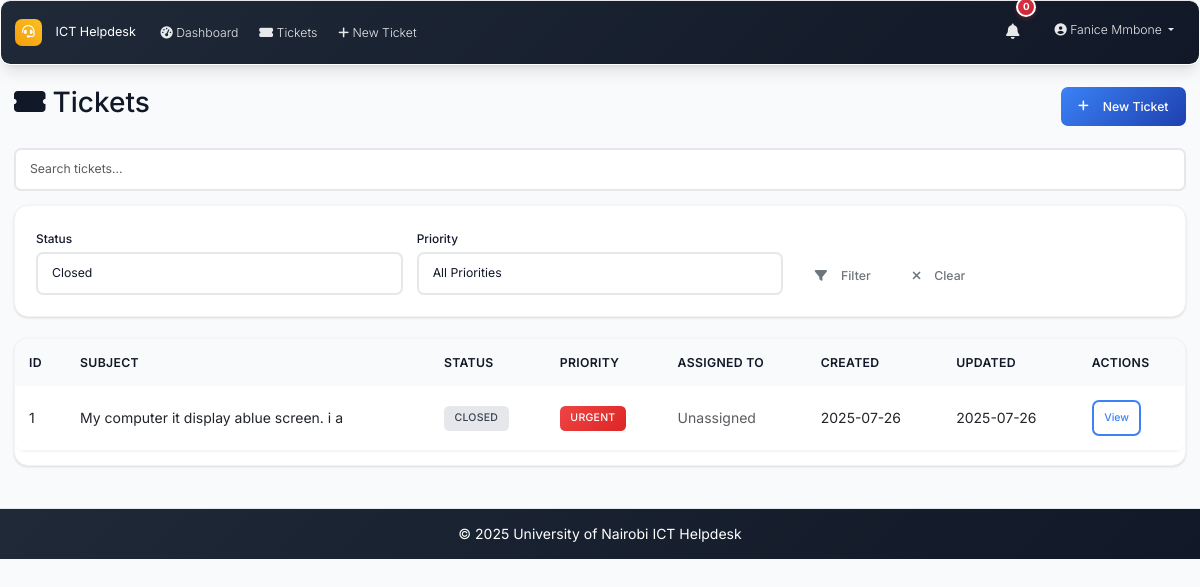
/tickets?status=closed (signed in), run on the app's committed database.
### models.py (models this page shows, shortened)
class User(UserMixin, db.Model):
    id = db.Column(db.Integer, primary_key=True)
    username = db.Column(db.String(64), unique=True, nullable=False)
    email = db.Column(db.String(120), unique=True, nullable=False)
    password_hash = db.Column(db.String(256), nullable=False)
    full_name = db.Column(db.String(100), nullable=False)
    role = db.Column(db.String(20), nullable=False, default='user')  # admin, intern, user
    created_at = db.Column(db.DateTime, default=datetime.utcnow)
    is_active = db.Column(db.Boolean, default=True)
    is_verified = db.Column(db.Boolean, default=False)
    verification_token = db.Column(db.String(128), nullable=True)
    phone_number = db.Column(db.String(20), nullable=True)
    is_approved = db.Column(db.Boolean, default=False)
    approved_by_id = db.Column(db.Integer, db.ForeignKey('user.id'), nullable=True)
    approved_at = db.Column(db.DateTime, nullable=True)
    tickets_created = db.relationship('Ticket', foreign_keys='Ticket.created_by_id', backref='creator', lazy='dynamic')
    assigned_tickets = db.relationship('Ticket', secondary='ticket_assignees', back_populates='assignees', lazy='selectin')
    comments = db.relationship('Comment', backref='author', lazy='dynamic')

class Ticket(db.Model):
    id = db.Column(db.Integer, primary_key=True)
    location = db.Column(db.String(200), nullable=False)
    description = db.Column(Text, nullable=False)
    status = db.Column(db.String(20), nullable=False, default='open')  # open, in_progress, resolved, closed
    priority = db.Column(db.String(20), nullable=False, default='medium')  # low, medium, high, urgent
    created_at = db.Column(db.DateTime, default=datetime.utcnow)
    updated_at = db.Column(db.DateTime, default=datetime.utcnow, onupdate=datetime.utcnow)
    closed_at = db.Column(db.DateTime)
    closed_by_id = db.Column(db.Integer, db.ForeignKey('user.id'), nullable=True)
    due_date = db.Column(db.DateTime, nullable=True)
    created_by_id = db.Column(db.Integer, db.ForeignKey('user.id'), nullable=True)
    category_id = db.Column(db.Integer, db.ForeignKey('category.id'))
    comments = db.relationship('Comment', backref='ticket', lazy='dynamic', cascade='all, delete-orphan')
    attachments = db.relationship('Attachment', backref='ticket', lazy='dynamic', cascade='all, delete-orphan')
    assignees = db.relationship('User', secondary=ticket_assignees, back_populates='assigned_tickets', lazy='selectin')
    closed_by = db.relationship('User', foreign_keys=[closed_by_id], backref='closed_tickets')

### routes.py (the view)
@app.route('/tickets')
@login_required
def tickets_list():
    page = request.args.get('page', 1, type=int)
    status_filter = request.args.get('status', '')
    priority_filter = request.args.get('priority', '')
    query = Ticket.query
    if current_user.role == 'user':
        query = query.filter_by(created_by_id=current_user.id)
    elif current_user.role == 'intern':
        if status_filter == 'assigned':
            query = query.filter(Ticket.assignees.any(id=current_user.id))
            status_filter = ''  # Clear status filter since we're showing all assigned tickets
        else:
            query = query.filter(Ticket.assignees.any(id=current_user.id))
    if status_filter:
        query = query.filter_by(status=status_filter)
    if priority_filter:
        query = query.filter_by(priority=priority_filter)
    tickets = query.order_by(desc(Ticket.created_at)).paginate(
        page=page, per_page=10, error_out=False
    )
    return render_template('tickets_list.html', tickets=tickets, status_filter=status_filter, priority_filter=priority_filter)

### app.py (called while the page is built)
@login_manager.user_loader
def load_user(user_id):
    from models import User
    return User.query.get(int(user_id))

@app.context_processor
def inject_now():
    return {'now': datetime.utcnow}

### routes.py (called while the page is built)
@app.context_processor
def inject_datetime():
    return dict(datetime=datetime)

### templates/tickets_list.html (shortened to what this page needs)
{% extends "base.html" %}
{% block content %}
<div class="d-flex justify-content-between align-items-center mb-4">
    <h2><i class="fas fa-ticket-alt me-2"></i>Tickets</h2>
    <a href="{{ url_for('new_ticket') }}" class="btn btn-primary">
        <i class="fas fa-plus me-2"></i>New Ticket
    </a>
</div>
<div class="mb-3">
    <input type="text" id="ticket-search" class="form-control" placeholder="Search tickets...">
</div>
<div class="card mb-4">
    <div class="card-body">
        <form method="GET" class="row g-3">
            <div class="col-md-4">
                <label class="form-label">Status</label>
                <select name="status" class="form-control">
                    <option value="closed" {% if status_filter == 'closed' %}selected{% endif %}>Closed</option>
                </select>
            </div>
            <div class="col-md-4">
                <label class="form-label">Priority</label>
                <select name="priority" class="form-control">
                    <option value="">All Priorities</option>
                </select>
            </div>
            <div class="col-md-4 d-flex align-items-end">
                <button type="submit" class="btn btn-outline-secondary me-2">
                    <i class="fas fa-filter me-2"></i>Filter
                </button>
                <a href="{{ url_for('tickets_list') }}" class="btn btn-outline-secondary">
                    <i class="fas fa-times me-2"></i>Clear
                </a>
            </div>
        </form>
    </div>
</div>
<div class="card">
    <div class="table-responsive">
        <table class="table" id="tickets-table">
            <thead>
                <tr>
                    <th>ID</th>
                    <th>Subject</th>
                    <th>Status</th>
                    <th>Priority</th>
                    <th>Assigned To</th>
                    <th>Created</th>
                    <th>Updated</th>
                    <th>Actions</th>
                </tr>
            </thead>
            <tbody>
                {% for ticket in tickets.items %}
                <tr>
                    <td>{{ ticket.id }}</td>
                    <td>{{ ticket.title or ticket.description[:40] }}</td>
                    <td><span class="badge badge-status-{{ ticket.status|replace(' ', '_') }}">{{ ticket.status.title() }}</span></td>
                    <td><span class="badge priority-{{ ticket.priority }}">{{ ticket.priority.title() }}</span></td>
                    <td>
                        {% if ticket.assignees|length > 0 %}
                            {% for user in ticket.assignees %}
                                <span class="badge bg-primary">{{ user.full_name }}</span>{% if not loop.last %} {% endif %}
                            {% endfor %}
                        {% else %}
                            <span class="text-muted">Unassigned</span>
                        {% endif %}
                    </td>
                    <td>{{ ticket.created_at.strftime('%Y-%m-%d') }}</td>
                    <td>{{ ticket.updated_at.strftime('%Y-%m-%d') }}</td>
                    <td>
                        <a href="{{ url_for('ticket_detail', id=ticket.id) }}" class="btn btn-sm btn-outline-primary">View</a>
                    </td>
                </tr>
                {% endfor %}
            </tbody>
        </table>
    </div>
</div>
{% endblock %}

### templates/base.html (shortened to what this page needs)
<!DOCTYPE html>
<html lang="en">
<head>
    <link href="https://cdn.jsdelivr.net/npm/bootstrap@5.3.0/dist/css/bootstrap.min.css" rel="stylesheet">
    <link href="https://cdnjs.cloudflare.com/ajax/libs/font-awesome/6.0.0/css/all.min.css" rel="stylesheet">
    <link href="{{ url_for('static', filename='css/custom.css') }}" rel="stylesheet">
</head>
<body>
    <nav class="navbar navbar-expand-lg navbar-dark footer-sky">
        <div class="container-fluid px-3">
            <a class="navbar-brand" href="{{ url_for('index') }}">
                <i class="fas fa-headset me-2"></i>ICT Helpdesk
            </a>
            <div class="collapse navbar-collapse" id="navbarNav">
                <ul class="navbar-nav me-auto mb-2 mb-lg-0">
                    {% if current_user.is_authenticated %}
                    <li class="nav-item">
                        <a class="nav-link" href="{{ url_for('dashboard') }}">
                            <i class="fas fa-tachometer-alt me-1"></i>Dashboard
                        </a>
                    </li>
                    <li class="nav-item">
                        <a class="nav-link" href="{{ url_for('tickets_list') }}">
                            <i class="fas fa-ticket-alt me-1"></i>Tickets
                        </a>
                    </li>
                    <li class="nav-item">
                        <a class="nav-link" href="{{ url_for('new_ticket') }}">
                            <i class="fas fa-plus me-1"></i>New Ticket
                        </a>
                    </li>
                    {% endif %}
                </ul>
                <ul class="navbar-nav ms-auto mb-2 mb-lg-0">
                    {% if current_user.is_authenticated %}
                    <li class="nav-item dropdown me-3">
                        <a class="nav-link position-relative" href="#" id="notificationsDropdown" role="button"
                           data-bs-toggle="dropdown" aria-expanded="false">
                            <i class="fas fa-bell"></i>
                            <span id="notification-badge" class="position-absolute top-0 start-100 translate-middle badge rounded-pill bg-danger" style="display: none;">
                                0
                            </span>
                        </a>
                    </li>
                    <li class="nav-item dropdown">
                        <a class="nav-link dropdown-toggle" href="#" id="navbarDropdown" role="button" data-bs-toggle="dropdown" aria-expanded="false">
                            <i class="fas fa-user-circle me-1"></i>{{ current_user.full_name }}
                        </a>
                    </li>
                    {% endif %}
                </ul>
            </div>
        </div>
    </nav>
    <main class="container-fluid my-4 px-3">
        {% block content %}{% endblock %}
    </main>
    <footer class="footer-sky py-3 mt-5">
        <div class="container text-center">
            <span>&copy; {{ datetime.utcnow().year }} University of Nairobi ICT Helpdesk</span>
        </div>
    </footer>
</body>
</html>

### data on the page
User: full_name "Fanice Mmbone"
Ticket: id "1", description "My computer it display ablue screen. i a", status "CLOSED", priority "URGENT", created_at "2025-07-26", updated_at "2025-07-26"
